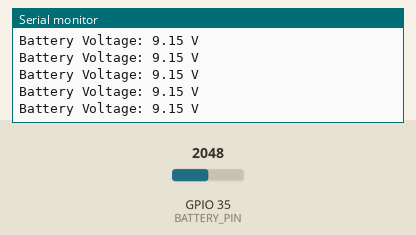
This sketch was run on a simulated ESP32. Parts: the last lines printed to the serial monitor. Inputs (shaded band) come from the test bench; at power-on: GPIO 35 (BATTERY_PIN) = 2048.

Above: at 1.2 s.
1.3 s: GPIO 35 (BATTERY_PIN) set to 2866
At 1.56 s:
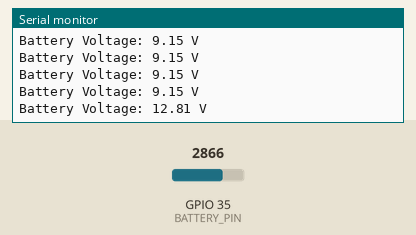
2.8 s: GPIO 35 (BATTERY_PIN) set to 3603
At 2.96 s:
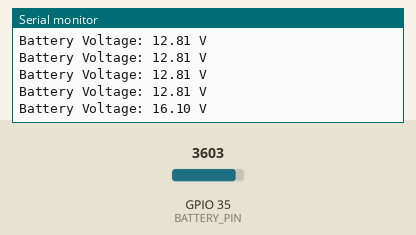
Timing chart, 0 to 5.8 s (numbered marks = the images above; inputs shaded):
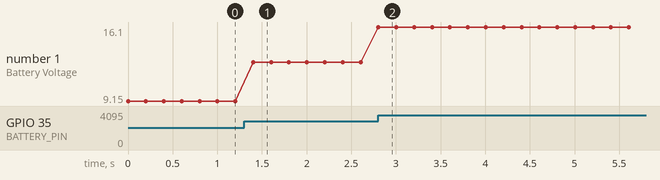

Measured:
- after the input at 1.3 s, the serial monitor: prints a new line after 0.10 s (image 1)
- after the input at 2.8 s, the serial monitor: prints a new line at once (image 2)
- plotted number 1: 9.15 → 12.81 after the input at 1.3 s, 12.81 → 16.1 after the input at 2.8 s

The sketch:

battery_measure.ino
```cpp
const int BATTERY_PIN = 35; // ADC pin connected to voltage divider
const float R1 = 10000.0; // Resistor values in ohms
const float R2 = 2200.0;
const float ADC_MAX = 4095.0; // Maximum ADC value (12-bit resolution)
const float VOLTAGE_REF = 3.3; // Reference voltage for ADC

void setup() {
  Serial.begin(115200);

}

void loop() {
  int adcValue = analogRead(BATTERY_PIN); // Read ADC value
  float vOut = (adcValue / ADC_MAX) * VOLTAGE_REF; // Convert ADC value to voltage
  float vIn = vOut * (R1 + R2) / R2; // Calculate actual battery voltage

  Serial.print("Battery Voltage: ");
  Serial.print(vIn);
  Serial.println(" V");

  delay(200); // Delay for readability
}
```
